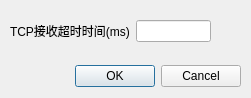
<?xml version="1.0" encoding="UTF-8"?>
<ui version="4.0">
 <class>settingDialog</class>
 <widget class="QDialog" name="settingDialog">
  <property name="geometry">
   <rect>
    <x>0</x>
    <y>0</y>
    <width>251</width>
    <height>98</height>
   </rect>
  </property>
  <property name="windowTitle">
   <string>软件设置</string>
  </property>
  <widget class="QDialogButtonBox" name="buttonBox">
   <property name="geometry">
    <rect>
     <x>10</x>
     <y>60</y>
     <width>231</width>
     <height>32</height>
    </rect>
   </property>
   <property name="orientation">
    <enum>Qt::Horizontal</enum>
   </property>
   <property name="standardButtons">
    <set>QDialogButtonBox::Cancel|QDialogButtonBox::Ok</set>
   </property>
  </widget>
  <widget class="QWidget" name="layoutWidget">
   <property name="geometry">
    <rect>
     <x>10</x>
     <y>20</y>
     <width>201</width>
     <height>22</height>
    </rect>
   </property>
   <layout class="QHBoxLayout" name="horizontalLayout">
    <item>
     <widget class="QLabel" name="label">
      <property name="text">
       <string>TCP接收超时时间(ms)</string>
      </property>
     </widget>
    </item>
    <item>
     <widget class="QLineEdit" name="timeOutLineEdit">
      <property name="maxLength">
       <number>8</number>
      </property>
     </widget>
    </item>
   </layout>
  </widget>
 </widget>
 <resources/>
 <connections>
  <connection>
   <sender>buttonBox</sender>
   <signal>accepted()</signal>
   <receiver>settingDialog</receiver>
   <slot>accept()</slot>
   <hints>
    <hint type="sourcelabel">
     <x>248</x>
     <y>254</y>
    </hint>
    <hint type="destinationlabel">
     <x>157</x>
     <y>274</y>
    </hint>
   </hints>
  </connection>
  <connection>
   <sender>buttonBox</sender>
   <signal>rejected()</signal>
   <receiver>settingDialog</receiver>
   <slot>reject()</slot>
   <hints>
    <hint type="sourcelabel">
     <x>316</x>
     <y>260</y>
    </hint>
    <hint type="destinationlabel">
     <x>286</x>
     <y>274</y>
    </hint>
   </hints>
  </connection>
 </connections>
</ui>
